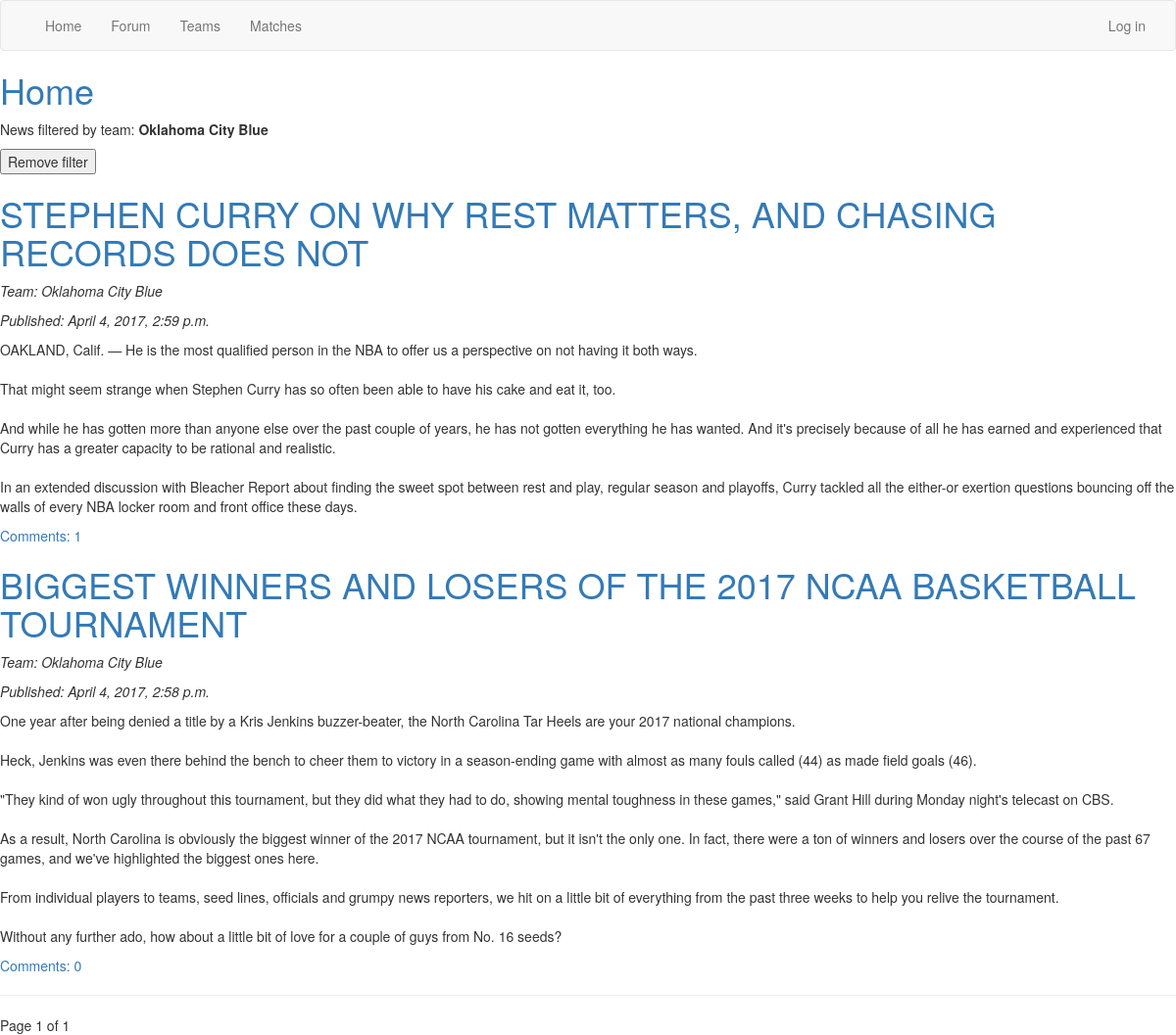
Screenshot of /post_list_filtered/1/ with the database file from the repository.
### newsfeed/models.py (models this page shows, shortened)
class Team(models.Model):
    name = models.CharField(max_length=50)
    homeArena = models.CharField(max_length=50)

class Post(models.Model):
    author = models.ForeignKey('auth.User')
    title = models.CharField(max_length=200)
    text = models.TextField()
    created_date = models.DateTimeField(default=timezone.now)
    team = models.ForeignKey('Team', related_name="related_posts", null=True, blank=True)
    class Meta:
        ordering = ['-created_date',]

### newsfeed/views.py (the view)
# urls.py: url(r'^post_list_filtered/(?P<pk>\d+)/$', views.post_list_filtered, name="post_list_filtered"),
def post_list_filtered(request, pk):
    team = get_object_or_404(Team, pk=pk)
    team_posts = Post.objects.filter(team=team)
    paginated_posts = Paginator(team_posts, 2)
    page = request.GET.get('page')
    try:
        post_page = paginated_posts.page(page)
    except PageNotAnInteger:
        post_page = paginated_posts.page(1)
    except EmptyPage:
        post_page = paginated_posts.page(paginated_posts.num_pages)
    return render(request, 'newsfeed/post_list_filtered.html', {
        'team': team,
        'team_posts': team_posts,
        'post_page': post_page
    })

### newsfeed/templates/newsfeed/post_list_filtered.html
{% extends 'newsfeed/base.html' %}
{% block content %}
    <p>News filtered by team: <strong>{{ team.name }}</strong>
        <form action="{% url 'post_list' %}">
            <input type="submit" value="Remove filter" />
        </form>
    </p>
    {% for post in team_posts %}
        <div>
            <h1><a href="{% url 'post_in_detail' pk=post.pk %}">{{ post.title }}</a></h1>
            <i><p>Team: {{ post.team.name }}</p></i>
            <p><i>Published: {{ post.created_date }}</i></p>
            <p>{{ post.text|linebreaksbr }}</p>
            <a href="{% url 'post_in_detail' pk=post.pk %}">Comments: {{ post.news_comments.count }}</a>
        </div>
    {% endfor %}
    <hr>
    {% include 'paginate.html' %}
{% endblock %}

### rows the page displays
Team: name "Oklahoma City Blue"
Post: title "STEPHEN CURRY ON WHY REST MATTERS, AND CHASING RECORDS DOES NOT", team.name "Oklahoma City Blue", created_date "April 4, 2017, 2:59 p.m.", text "OAKLAND, Calif. — He is the most qualified person in the NBA to offer us a perspective on not having it both ways. That might seem strange when Stephen Curry has so often been able to have his cake and eat it, too. And while he has gotten more than anyone else over the past couple of years, he has not gotten everything he has wanted. And it's precisely because of all he has earned and experienced that Curry has a greater capacity to be rational and realistic. In an extended discussion with Bleacher Report about finding the sweet spot between rest and play, regular season and playoffs, Curry tackled all the either-or exertion questions bouncing off the walls of every NBA locker room and…", news_comments.count "1"
Post: title "BIGGEST WINNERS AND LOSERS OF THE 2017 NCAA BASKETBALL TOURNAMENT", team.name "Oklahoma City Blue", created_date "April 4, 2017, 2:58 p.m.", text "One year after being denied a title by a Kris Jenkins buzzer-beater, the North Carolina Tar Heels are your 2017 national champions. Heck, Jenkins was even there behind the bench to cheer them to victory in a season-ending game with almost as many fouls called (44) as made field goals (46). \"They kind of won ugly throughout this tournament, but they did what they had to do, showing mental toughness in these games,\" said Grant Hill during Monday night's telecast on CBS. As a result, North Carolina is obviously the biggest winner of the 2017 NCAA tournament, but it isn't the only one. In fact, there were a ton of winners and losers over the course of the past 67 games, and we've highlighted…", news_comments.count "0"

### other values shown
{{ post_page.number }} "1"
{{ post_page.paginator.num_pages }} "1"
